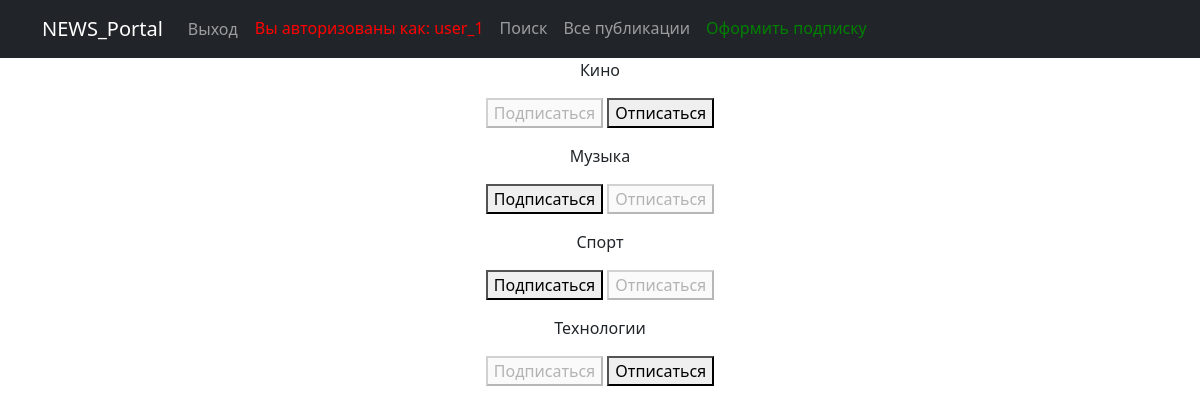
The page /post/subscriptions/ (signed in) on the database its author committed.
### new_portal/models.py (models this page shows, shortened)
class Category(models.Model):
    name = models.CharField(max_length=64, unique=True)

### new_portal/views.py (the view, shortened to what this page needs)
# urls.py: path('subscriptions/', subscriptions, name='subscriptions'),
@login_required               # для того, что бы представление могли использовать только зарегистрированные пользователи
@csrf_protect                 # будет автоматически проверяться CSRF-токен в получаемых формах
def subscriptions(request):
    categories_with_subscriptions = Category.objects.annotate(
        user_subscribed=Exists(
            Subscription.objects.filter(
                user=request.user,
                category=OuterRef('pk'),
            )
        )
    ).order_by('name')
    return render(request, 'email/subscriptions.html', {'categories': categories_with_subscriptions},)

### new_portal/templates/email/subscriptions.html (shortened to what this page needs)
{% extends 'flatpages/default.html' %}
{% block content %}
<div class="features">
    {% for category in categories  %}
        <p>
            {{ category.name }}
            <form method="post">
                {% if category.user_subscribed %}
                    <button disabled>Подписаться</button>
                    <button name="action" value="unsubscribe">Отписаться</button>
                {% else %}
                    <button name="action" value="subscribe">Подписаться</button>
                    <button disabled>Отписаться</button>
                {% endif %}
            </form>
        </p>
    {% endfor %}
</div>
{% endblock content %}

### templates/flatpages/default.html (shortened to what this page needs)
<!DOCTYPE html>
<html lang="en">
    <head>
        {% load static %}
        <link href="{% static 'css/styles.css' %}" rel="stylesheet" />
    </head>
    <body>
        <nav class="navbar navbar-expand-lg navbar-dark bg-dark static-top">
            <div class="container">
                <a class="navbar-brand" href="#">NEWS_Portal</a>
                <div class="collapse navbar-collapse" id="navbarResponsive">
                    <ul class="navbar-nav ml-auto">
                        {% if request.user.is_authenticated %}
                            <li class="nav-item active">
                                <form action="{% url 'account_logout' %}" method="post" style="display: inline;">
                                    <button type="submit" class="nav-link btn btn-link">Выход</button>
                                </form>
                            </li>
                            <li class="nav-link" style="color: red">
                                Вы авторизованы как: {{ request.user.username }}</li>
                        {% else %}
                            <li class="nav-item active"><a class="nav-link" href="{% url 'account_signup' %}">Регистрация</a></li>
                            <li class="nav-item active"><a class="nav-link" href="{% url 'account_login' %}">Вход</a></li>
                        {% endif %}
                        <li class="nav-item active"><a class="nav-link" href="{% url 'post_search' %}">Поиск</a></li>
                        <li class="nav-item"><a class="nav-link" href="{% url 'post' %}">Все публикации</a></li>
                        {% if request.user.is_authenticated %}
                        <li class="nav-item"><a class="nav-link" style="color: green" href="{% url 'subscriptions' %}">Оформить подписку</a></li>
                        {% endif %}
                    </ul>
                </div>
            </div>
        </nav>
        <div class="container">
            <div class="row">
                <div class="col-lg-12 text-center">
                    {% block content %}{% endblock content %}
                </div>
            </div>
        </div>
    </body>
</html>

### rows shown on the page
Category: name "Кино", shows "Подписаться"
Category: name "Музыка", shows "Подписаться"
Category: name "Спорт", shows "Подписаться"
Category: name "Технологии", shows "Подписаться"

### other values the page prints
{{ request.user.username }} "user_1"
